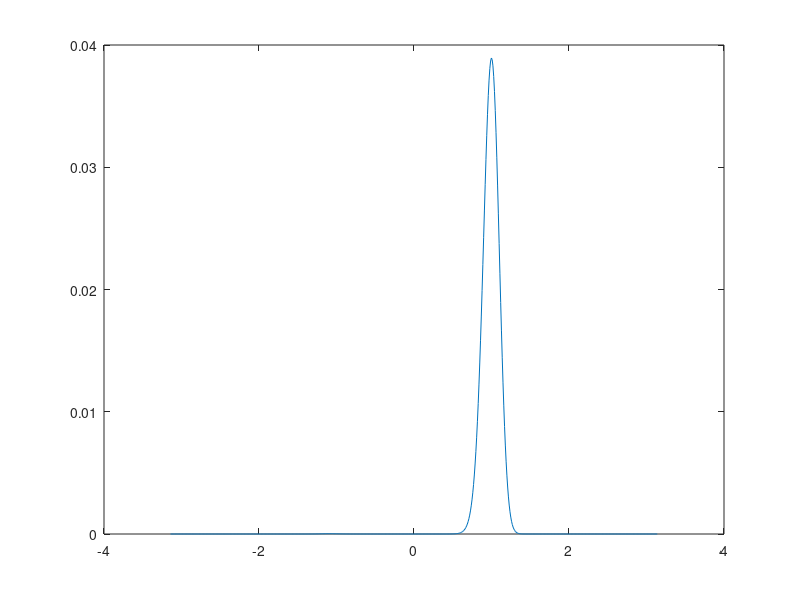

Source code (MATLAB): (Note: this script raises an error after producing the figure.)
% A study of the Generalised von Mises.

% % Analyse GvM to conditioned Gaussian
% S2X = 1.0;
% S2Y = 1.0;
% RHO = 0.5;
% C = [S2X, RHO; RHO, S2Y];
% CInv = C.^-1;
% 
% r = 1.0;
% theta = -pi:0.01:pi;
% X = r * cos(theta);
% Y = r * sin(theta);
% 
% rm = 0.8;
% thetam = pi/2;
% MX = rm * cos(thetam);
% MY = rm * sin(thetam);
% 
% GvM = exp(- (X - MX) .^ 2 * CInv(1,1) + ...
%     (Y - MY) .^ 2 * CInv(2,2) + ...
%     (X - MX) .* (Y - MY) .* (C(1,2) + C(2,1))) / sqrt((2 * pi)^2 * det(C));
% 
% plot3(X, Y, GvM);
% grid on;

% Analyse our approximation
k1 = 60.0;
k2 = 30.0;
m1 = 0.;
m2 = 1.5;

theta = -pi:0.01:pi;

u_gvm = exp(k1 * cos(theta - m1) + k2 * cos(2*(theta - m2)));
z_gvm = sum(u_gvm);

gvm = u_gvm ./ z_gvm;

figure
plot(theta, gvm);

mode = gvm_modes(k1, k2, m1, m2);

hold on
stem(mode);